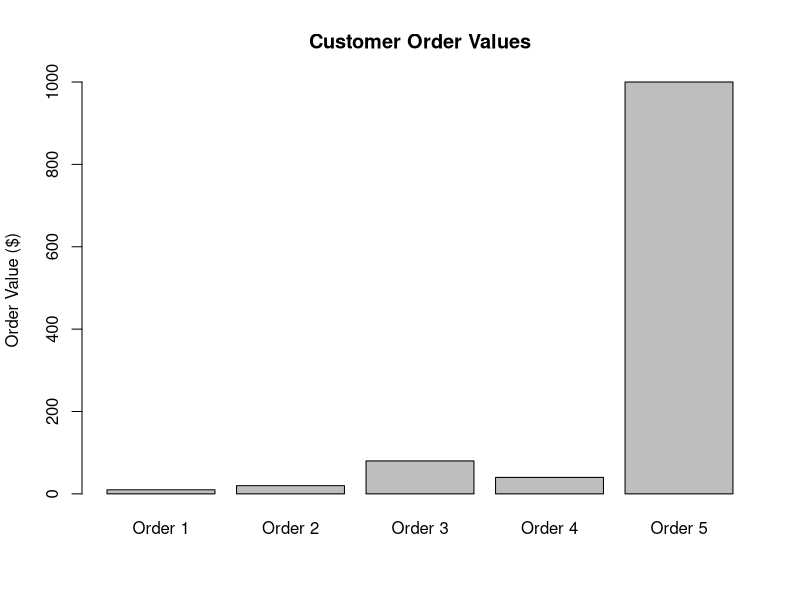
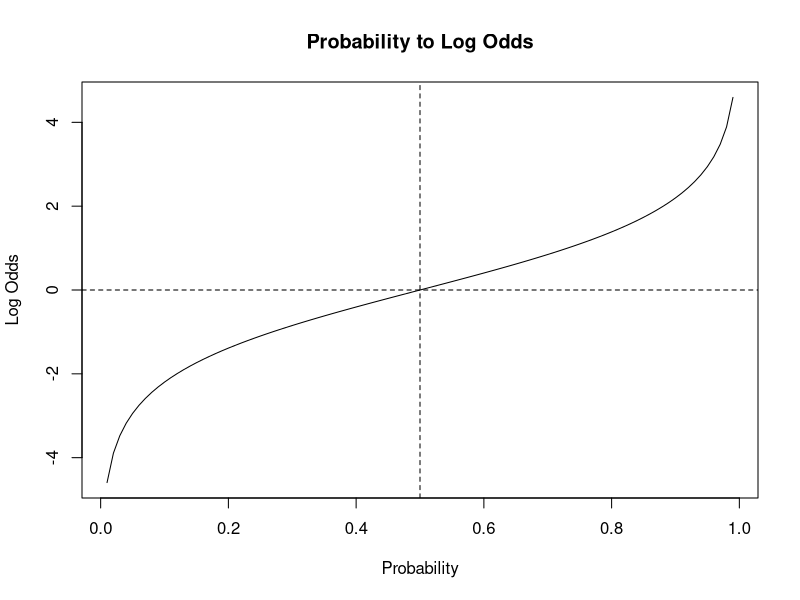

Write the R code that produced these figures, in order.
## ---- chunk 1
#| label: project-files
#| echo: false
project_files <- data.frame(
  File = c(
    "M05.Rproj",
    "Mickyas-Shawel-M05-Reflection-on-Odds-LogOdds.qmd",
    "Mickyas-Shawel-M05-Reflection-on-Odds-LogOdds.html",
    "images/"
  ),
  Purpose = c(
    "Opens the R/Quarto project environment",
    "Main Quarto source file for the assignment",
    "Rendered HTML report for submission and GitHub Pages",
    "Optional folder for screenshots or figures"
  )
)
project_files
## ---- chunk 2
#| label: tbl-formulas
#| tbl-cap: "Core formulas for probability, odds, log odds, and odds ratio."
formulas <- data.frame(
  Concept = c("Probability", "Odds", "Log Odds / Logit", "Odds Ratio", "Probability from Odds"),
  Formula = c(
    "p = yes / total",
    "odds = p / (1 - p)",
    "logit(p) = log(p / (1 - p))",
    "OR = odds_1 / odds_0",
    "p = odds / (1 + odds)"
  ),
  Interpretation = c(
    "Share of observations where the event occurs",
    "Event likelihood compared with non-event likelihood",
    "Log-transformed odds used in logistic regression",
    "How many times larger one odds is compared with another",
    "Converts odds back into a probability scale"
  )
)
formulas
## ---- chunk 3
#| label: log-base-two
log(32, base = 2)
## ---- chunk 4
#| label: income-log-comparison
income_low <- 7000
income_high <- 455000

raw_ratio <- income_high / income_low
log_low <- log(income_low, base = 10)
log_high <- log(income_high, base = 10)

c(
  raw_ratio = raw_ratio,
  log_low = log_low,
  log_high = log_high,
  log_range = log_high - log_low
)
## ---- chunk 5
#| label: log-multiplication-rule
a <- 4
b <- 8

left_side <- log(a * b, base = 2)
right_side <- log(a, base = 2) + log(b, base = 2)

c(left_side = left_side, right_side = right_side)
## ---- chunk 6
#| label: geometric-vs-arithmetic
orders <- c(10, 20, 80, 40, 1000)

arithmetic_mean <- mean(orders)
geometric_mean <- exp(mean(log(orders)))

c(
  arithmetic_mean = arithmetic_mean,
  geometric_mean = geometric_mean
)
## ---- chunk 7
#| label: fig-order-values
#| fig-cap: "Customer order values showing the effect of one large outlier."
barplot(
  orders,
  names.arg = paste0("Order ", 1:5),
  main = "Customer Order Values",
  ylab = "Order Value ($)"
)
## ---- chunk 8
#| label: log-zero
log(0)
log(0 + 1)
## ---- chunk 9
#| label: log-base-conversion
income_value <- 49021

log_base_2 <- log(income_value, base = 2)
log_base_10 <- log(income_value, base = 10)
natural_log <- log(income_value)
ratio_ln_to_log10 <- natural_log / log_base_10

c(
  log_base_2 = log_base_2,
  log_base_10 = log_base_10,
  natural_log = natural_log,
  ratio_ln_to_log10 = ratio_ln_to_log10,
  ln_10 = log(10)
)
## ---- chunk 10
#| label: probability-vs-odds
yes <- 142
no <- 3000 - yes

probability_response <- yes / (yes + no)
odds_response <- yes / no
odds_from_probability <- probability_response / (1 - probability_response)

c(
  yes = yes,
  no = no,
  probability_response = probability_response,
  odds_response = odds_response,
  odds_from_probability = odds_from_probability
)
## ---- chunk 11
#| label: odds-interpretation
non_responses_per_one_response <- 1 / 0.05
non_responses_per_one_response
## ---- chunk 12
#| label: probability-to-odds-function
probability_to_odds <- function(p) {
  p / (1 - p)
}

probabilities <- c(0.20, 0.50, 0.80, 0.99)
odds_values <- probability_to_odds(probabilities)

data.frame(
  Probability = probabilities,
  Odds = odds_values
)
## ---- chunk 13
#| label: log-odds-table
p_values <- c(0.10, 0.50, 0.90)
odds <- p_values / (1 - p_values)
log_odds <- log(odds)

log_odds_table <- data.frame(
  Probability = p_values,
  Odds = odds,
  Log_Odds = log_odds
)

log_odds_table
## ---- chunk 14
#| label: fig-log-odds-curve
#| fig-cap: "Log odds transform probabilities onto a symmetric scale around zero."
p_seq <- seq(0.01, 0.99, by = 0.01)
logit_seq <- log(p_seq / (1 - p_seq))

plot(
  p_seq,
  logit_seq,
  type = "l",
  main = "Probability to Log Odds",
  xlab = "Probability",
  ylab = "Log Odds"
)
abline(h = 0, lty = 2)
abline(v = 0.5, lty = 2)
## ---- chunk 15
#| label: mail-response-logit
p_respond <- 142 / 3000
odds_respond <- p_respond / (1 - p_respond)
log_odds_respond <- log(odds_respond)

c(
  p_respond = p_respond,
  odds_respond = odds_respond,
  log_odds_respond = log_odds_respond
)
## ---- chunk 16
#| label: predicted-probability-to-log-odds
predicted_probabilities <- data.frame(
  customer_id = 1:5,
  pred_yes = c(0.0443, 0.0950, 0.2000, 0.5000, 0.8000)
)

predicted_probabilities$log_odds <- log(
  predicted_probabilities$pred_yes / (1 - predicted_probabilities$pred_yes)
)

predicted_probabilities
## ---- chunk 17
#| label: classification-threshold
preds_example <- data.frame(
  customer_id = 1:6,
  pred_yes = c(0.0443, 0.1200, 0.3500, 0.5100, 0.7200, 0.9100)
)

preds_example$pred_no <- 1 - preds_example$pred_yes
preds_example$pred_class <- ifelse(preds_example$pred_yes >= 0.50, "yes", "no")

preds_example
## ---- chunk 18
#| label: tbl-study-summary
#| tbl-cap: "Study summary of logistic fundamentals."
study_summary <- data.frame(
  Topic = c(
    "Logarithm",
    "Log transformation",
    "Probability",
    "Odds",
    "Log odds",
    "Classification threshold"
  ),
  What_to_Remember = c(
    "A log isolates the exponent.",
    "Logs compress large values and help with skewed variables.",
    "Probability is event count divided by total count.",
    "Odds compare event count with non-event count.",
    "Log odds create a symmetric modeling scale centered at zero.",
    "Predicted class often uses a 0.50 cutoff unless changed."
  ),
  R_Code_Pattern = c(
    "log(x, base = 2)",
    "log(x + 1)",
    "yes / total",
    "p / (1 - p)",
    "log(p / (1 - p))",
    "ifelse(pred_yes >= 0.50, 'yes', 'no')"
  )
)

study_summary
## ---- chunk 19
#| label: code-patterns
# Log with a specific base
log(32, base = 2)

# Add an offset before logging
log(0 + 1)

# Probability
p <- 142 / 3000

# Odds
odds <- p / (1 - p)

# Log odds / logit
log_odds <- log(odds)

# Predicted class from probability
ifelse(p >= 0.50, "yes", "no")
## ---- chunk 20
#| label: session-info
sessionInfo()
